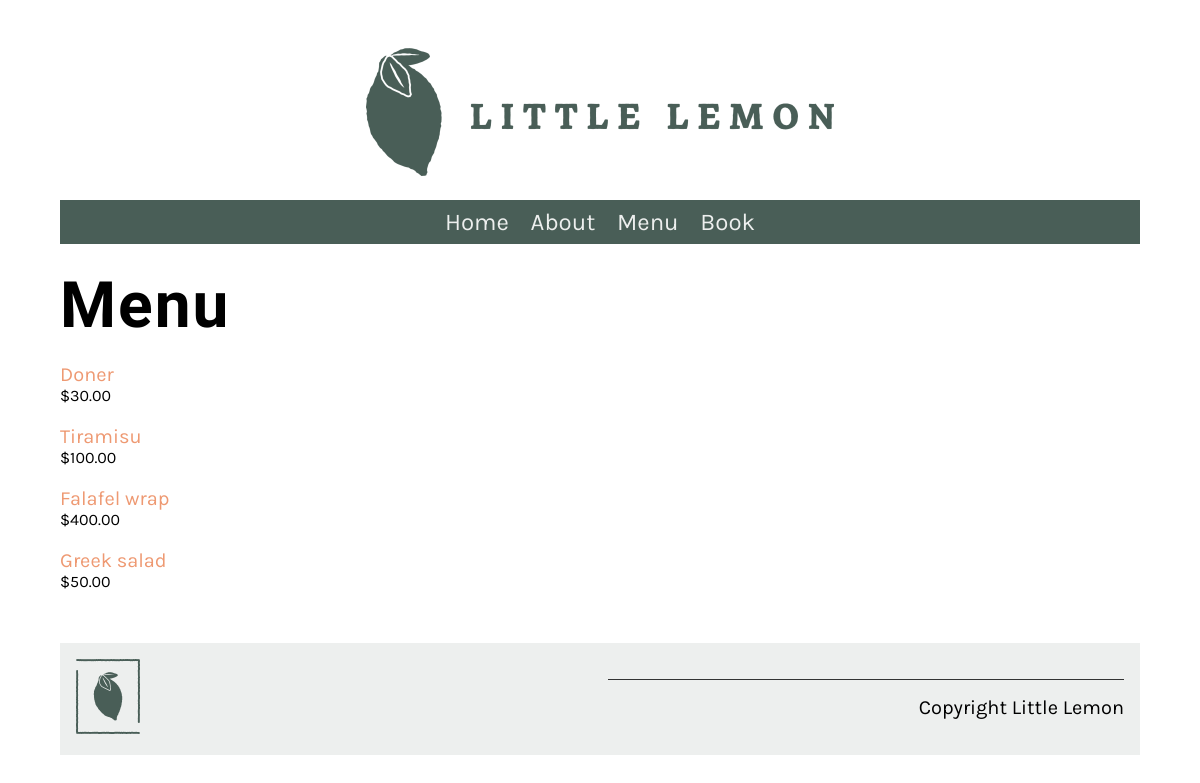
The app's page /menu/, older data.
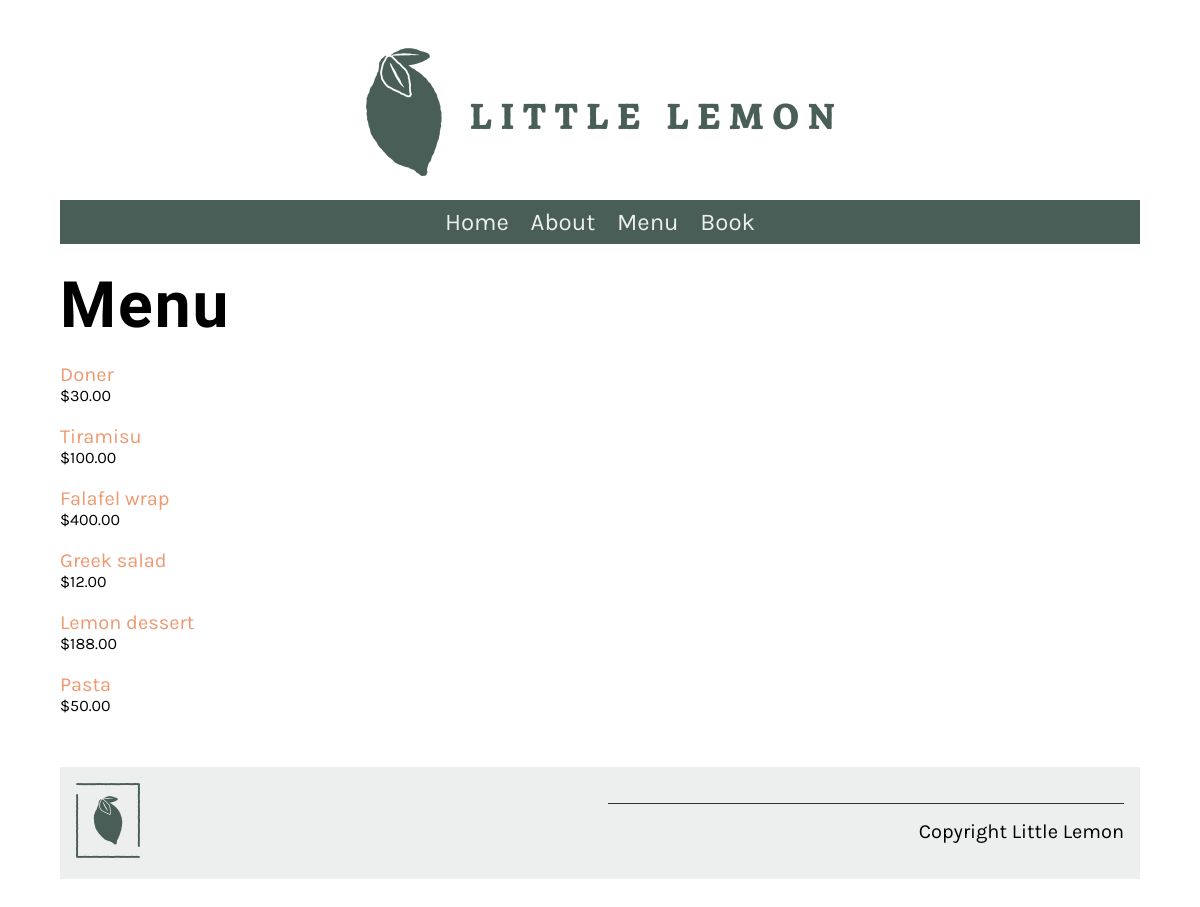
The same page, newer data.
### restaurant/models.py (models this page shows, shortened)
class Menu(models.Model):
   name = models.CharField(max_length=200)
   price = models.IntegerField(null=False)
   menu_item_description = models.TextField(max_length=1000, default='')

### restaurant/views.py (the view)
# urls.py: path('menu/', views.menu, name="menu"),
def menu(request):
    menu_data = Menu.objects.all()
    main_data = {"menu": menu_data}
    return render(request, 'menu.html', {"menu": main_data})

### restaurant/templates/menu.html
{% extends 'base.html' %}
{% load static %}
{% block content %}
<h1>Menu</h1>
<div class="column">
    {% for item in menu.menu %}
    <p>
        <a href="{% url 'menu_item' pk=item.pk %}">
            {{ item.name }}
            </a>
        <span class="menu-price">
            ${{ item.price }}.00
        </span>
    </p>
    {% endfor %}
</div>
{% endblock %}

Row changes from the older to the newer data that the page shows:
changed Menu "Greek salad": price "50" → "12"
added Menu: name "Lemon dessert", price "188"
added Menu: name "Pasta", price "50"
